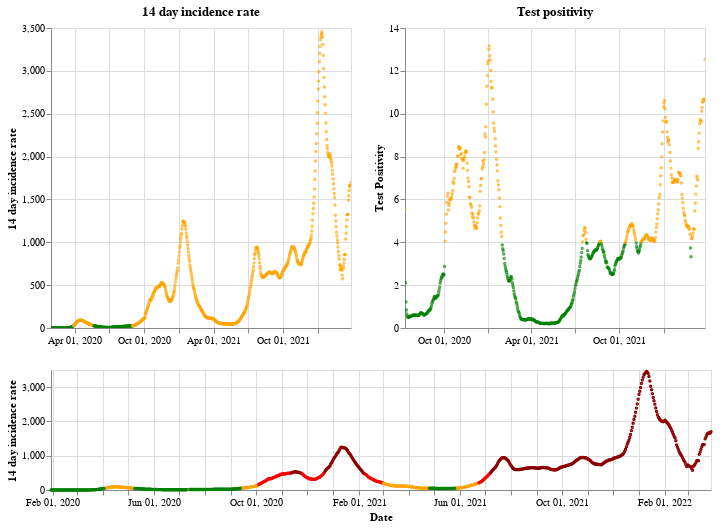

Notebook code cell kept with this figure:
### Markdown cell above
## England

### Code cell
plot_traffic_light('England')

### Figure 1 — Vega-Lite specification as saved in the notebook (floating-point values rounded to 4 significant figures; data arrays with more than 128 entries replaced by an {"elided": "..."} marker saying what was removed)
{"config": {"view": {"continuousWidth": 400, "continuousHeight": 300}}, "vconcat": [{"hconcat": [{"mark": {"type": "point", "size": 2}, "encoding": {"color": {"condition": {"value": "green", "test": "(datum.twoWeeklyCasesRate <= 25)"}, "value": "orange"}, "tooltip": [{"type": "nominal", "field": "areaName"}, {"type": "temporal", "field": "date"}, {"type": "quantitative", "field": "twoWeeklyCasesRate"}, {"type": "quantitative", "field": "testPositivity"}], "x": {"type": "temporal", "axis": {"title": ""}, "field": "date", "scale": {"domain": {"selection": "DateBrush"}}, "timeUnit": "yearmonthdate"}, "y": {"type": "quantitative", "axis": {"title": "14 day incidence rate"}, "field": "twoWeeklyCasesRate"}}, "title": "14 day incidence rate", "width": 300}, {"mark": {"type": "point", "size": 2}, "encoding": {"color": {"condition": {"value": "green", "test": "(datum.testPositivity <= 4)"}, "value": "orange"}, "tooltip": [{"type": "nominal", "field": "areaName"}, {"type": "temporal", "field": "date"}, {"type": "quantitative", "field": "twoWeeklyCasesRate"}, {"type": "quantitative", "field": "testPositivity"}], "x": {"type": "temporal", "axis": {"title": ""}, "field": "date", "scale": {"domain": {"selection": "DateBrush"}}, "timeUnit": "yearmonthdate"}, "y": {"type": "quantitative", "axis": {"title": "Test Positivity"}, "field": "testPositivity"}}, "title": "Test positivity", "width": 300}]}, {"layer": [{"mark": {"type": "point", "size": 2}, "encoding": {"color": {"condition": {"value": "orange", "test": "(((datum.testPositivity < 4) && (datum.twoWeeklyCasesRate >= 50)) && (datum.twoWeeklyCasesRate < 200))"}, "value": "red"}, "opacity": {"condition": {"value": 1, "test": "((datum.twoWeeklyCasesRate >= 50) && (datum.twoWeeklyCasesRate < 500))"}, "value": 0}, "tooltip": [{"type": "nominal", "field": "areaName"}, {"type": "temporal", "field": "date"}, {"type": "quantitative", "field": "twoWeeklyCasesRate"}, {"type": "quantitative", "field": "testPositivity"}], "x": {"type": "temporal", "axis": {"title": "Date"}, "field": "date", "timeUnit": "yearmonthdate"}, "y": {"type": "quantitative", "axis": {"title": "14 day incidence rate"}, "field": "twoWeeklyCasesRate"}}, "selection": {"DateBrush": {"type": "interval", "encodings": ["x"], "fields": ["Time"]}}}, {"mark": {"type": "point", "size": 2}, "encoding": {"color": {"value": "darkred"}, "opacity": {"condition": {"value": 1, "test": "(datum.twoWeeklyCasesRate >= 500)"}, "value": 0}, "tooltip": [{"type": "nominal", "field": "areaName"}, {"type": "temporal", "field": "date"}, {"type": "quantitative", "field": "twoWeeklyCasesRate"}, {"type": "quantitative", "field": "testPositivity"}], "x": {"type": "temporal", "axis": {"title": "Date"}, "field": "date", "timeUnit": "yearmonthdate"}, "y": {"type": "quantitative", "axis": {"title": "14 day incidence rate"}, "field": "twoWeeklyCasesRate"}}}, {"mark": {"type": "point", "size": 2}, "encoding": {"color": {"condition": {"value": "green", "test": "((datum.testPositivity < 4) && (datum.twoWeeklyCasesRate < 50))"}, "value": "orange"}, "opacity": {"condition": {"value": 1, "test": "(datum.twoWeeklyCasesRate < 50)"}, "value": 0}, "tooltip": [{"type": "nominal", "field": "areaName"}, {"type": "temporal", "field": "date"}, {"type": "quantitative", "field": "twoWeeklyCasesRate"}, {"type": "quantitative", "field": "testPositivity"}], "x": {"type": "temporal", "axis": {"title": "Date"}, "field": "date", "timeUnit": "yearmonthdate"}, "y": {"type": "quantitative", "axis": {"title": "14 day incidence rate"}, "field": "twoWeeklyCasesRate"}}}], "height": 120, "width": 660}], "data": {"name": "data-e6759db9fd94e2eab006b62b800a3077"}, "$schema": "https://vega.github.io/schema/vega-lite/v4.8.1.json", "datasets": {"data-e6759db9fd94e2eab006b62b800a3077": {"elided": "789 records"}}}
